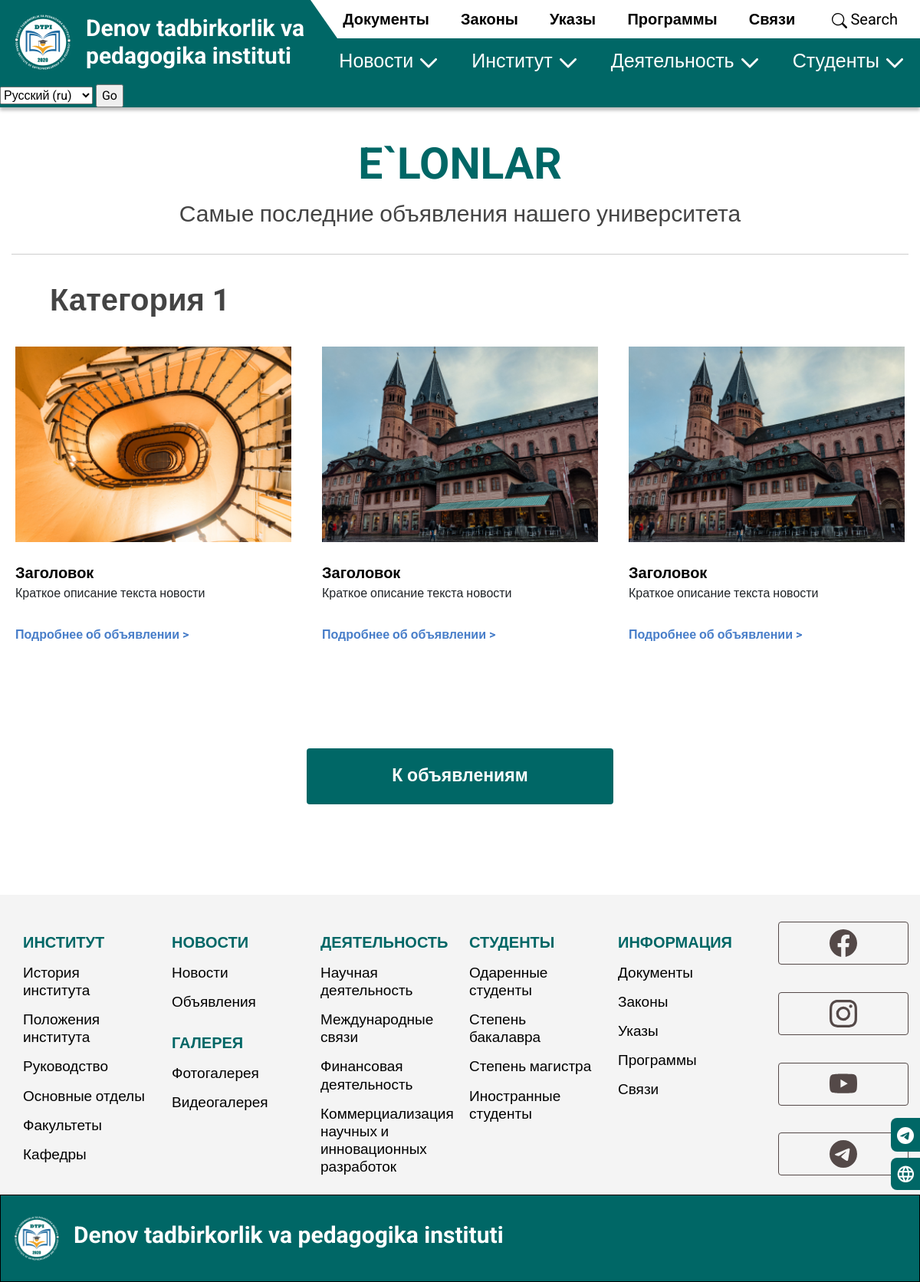
Page /ru/ads/category/1 on the committed database.
### main/models.py (models this page shows, shortened)
class AdsCategory(models.Model):
    name = models.CharField(max_length=255, verbose_name="Название")
    description = models.CharField(max_length=255, verbose_name="Описание")
    class Meta:
        verbose_name = 'категории объявлений'
        verbose_name_plural = 'Категории объявлений'

class Ad(models.Model):
    ad = models.ForeignKey(AdsCategory, on_delete=models.CASCADE, verbose_name="Категория объявлений")
    image = models.ImageField(upload_to='pages/', null=True, blank=True, verbose_name="Излбражение")
    title = models.CharField(max_length=255, verbose_name="Заголовок")
    description = models.CharField(max_length=255, verbose_name="Описание")
    content = RichTextUploadingField(verbose_name="Текст")
    class Meta:
        verbose_name = 'объявление'
        verbose_name_plural = 'Объявления'

### main/views.py (the view)
# urls.py: path('ads/category/<int:pk>', ads_category, name='ads_category'),
def ads_category(request, pk):
    content = AdsCategory.objects.get(id=pk)
    return render(request, 'ads-category.html', {'category': content})

### templates/ads-category.html (shortened to what this page needs)
{% extends 'base.html' %} {% load static %}
{% block content %}
    <section class="section-ads-categoty">
        <section class="section-content">
            <div class="container-xl">
                <h2 class="title text-center">E`LONLAR</h2>
                <div class="descr text-center">
                    Самые последние объявления нашего университета
                </div>
                <div class="category">
                    <div class="cat-name">
                        {{ category.name }}
                    </div>
                    <div class="row row-cols-1 row-cols-lg-3 ads">
                        {% for ad in category.ad_set.all %}
                            <div class="col ad mb-5">
                                <img src="{{ ad.image.url }}" class="img-fluid w-100" alt="">
                                <div class="title">{{ ad.title }}</div>
                                <div class="descrip">{{ ad.description }}</div>
                                <a href="{% url 'ad' ad.pk %}" class="link">Подробнее об объявлении ></a>
                            </div>
                        {% endfor %}
                    </div>
                </div>
                <div class="text-center  py-5">
                    <a href="{% url 'ads' %}" class="btn">К объявлениям</a>
                </div>
            </div>
        </section>
    </section>
{% endblock %}

### main/static/css/base.css (style rules this page uses)
body { font-family: 'Roboto', sans-serif; overflow-x: hidden; min-height: 100vh; display: -webkit-box; display: -ms-flexbox; display: flex; -webkit-box-orient: vertical; -webkit-box-direction: normal; -ms-flex-direction: column; flex-direction: column; -webkit-box-pack: justify; -ms-flex-pack: justify; justify-content: space-between; }
html { scroll-behavior: smooth !important; overflow-x: hidden; }
h2, .h2 { font-size: 57px; font-weight: 700; }
.section-ads-categoty { padding-top: 110px; }
.section-ads-categoty .section-content { padding-top: 70px; padding-bottom: 70px; }
.section-ads-categoty .section-content h2 { color: #006766; }
.section-ads-categoty .section-content .descr { font-size: 30px; color: #444444; }
.section-ads-categoty .section-content .category { border-top: 1px solid #CECECE; margin-top: 30px; }
.section-ads-categoty .section-content .category .cat-name { color: #444444; font-size: 40px; padding: 30px 50px; font-weight: bold; }
.section-ads-categoty .section-content .category .ads .ad { padding: 0 20px 30px; }
.section-ads-categoty .section-content .category .ads .ad img { padding-bottom: 25px; }
.section-ads-categoty .section-content .category .ads .ad .title { font-weight: bold; font-size: 20px; color: black; }
.section-ads-categoty .section-content .category .ads .ad .descrip { margin-bottom: 30px; }
.section-ads-categoty .section-content .category .ads .ad .link { font-weight: bold; color: #487EC9; }
.section-ads-categoty .section-content .btn { color: white; background: #006766; padding: 18px 110px; font-size: 23px; font-weight: 700; margin-top: 10px; text-decoration: none; }

### rows in the picture
AdsCategory: name "Категория 1"
Ad: image (picture), title "Заголовок", description "Краткое описание текста новости"
Ad: image (picture), title "Заголовок", description "Краткое описание текста новости"
Ad: image (picture), title "Заголовок", description "Краткое описание текста новости"

### other values in the picture
form field language "Русский (ru)"
